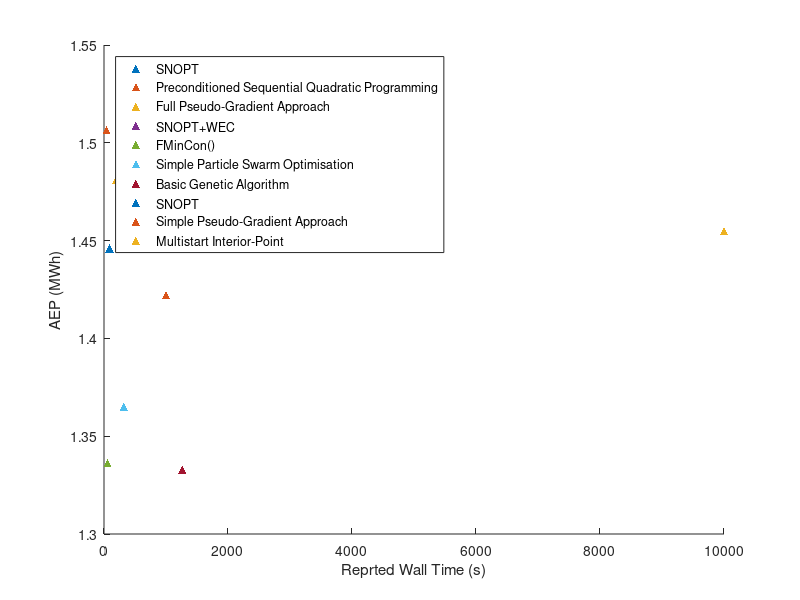
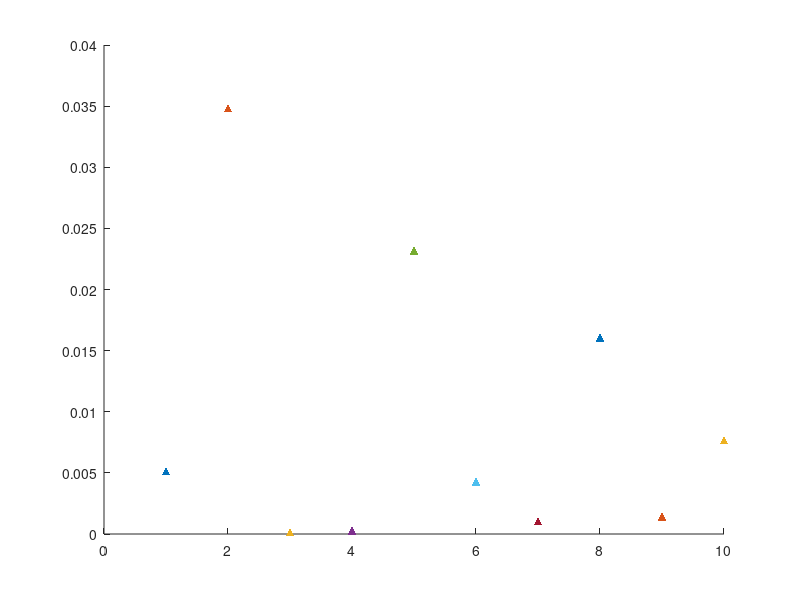

MATLAB code for these plots, in order: (Note: this script raises an error after producing the figures.)
% Nick Baker
% IEA37 Time vs Performance Plot
% 4 Dec 2018

% Directory for our figure
figuresdir = '/Users/nbaker/Documents/GitHub/iea37-casestudies-extrafiles/Figures/';


% Non-normalized data
% Data
% Participant order: (1)PJ, (2)Tim, (3)Erik full, (4)Jared, (5)Nick,
% (6)Sanchez, (7)Wiley, (8)Ning, (9)Erik partial, (10)Prakash
AEP = [1476689.663, 1506388.415, 1455075.608, 1513311.194, 1336164.550, 1364943.008, 1332883.433, 1445967.377, 1422268.714, 1480850.976];
AEP = AEP ./ 1e6;
Walltime = [288, 43.2, 10000, 5299.01, 57.6, 318, 1262.4, 90, 1000, 193];

% Plt
figure(1)
hold on
for i = 1:10
    p(i) = scatter(Walltime(i), AEP(i),'^', 'filled');
end
hold off
%legend(p,'PJ', 'Tim','Erik (full)','Thomas','Nick','Sanchez','Willey','Ning','Erick (simp)', 'Prakash', 'location', 'NorthWest')
legend(p,'SNOPT', 'Preconditioned Sequential Quadratic Programming','Full Pseudo-Gradient Approach','SNOPT+WEC','FMinCon()','Simple Particle Swarm Optimisation','Basic Genetic Algorithm','SNOPT','Simple Pseudo-Gradient Approach', 'Multistart Interior-Point', 'location', 'NorthWest')
xlabel('Reprted Wall Time (s)')
ylabel('AEP (MWh)')

% Normalized Graph
NormAEPvTime = AEP ./ Walltime;

figure(2)
hold on
for ParNum = 1:10
    q(i) = scatter(ParNum, NormAEPvTime(ParNum), '^', 'filled');
end
legend(q,'SNOPT', 'Preconditioned Sequential Quadratic Programming','Full Pseudo-Gradient Approach','SNOPT+WEC','FMinCon()','Simple Particle Swarm Optimisation','Basic Genetic Algorithm','SNOPT','Simple Pseudo-Gradient Approach', 'Multistart Interior-Point', 'location', 'NorthEast')
hold off
ylabel('MWH/s')
xlabel('sub#')





% Save the graph as a pdf
%saveas(gcf,strcat(figuresdir, fig_name))